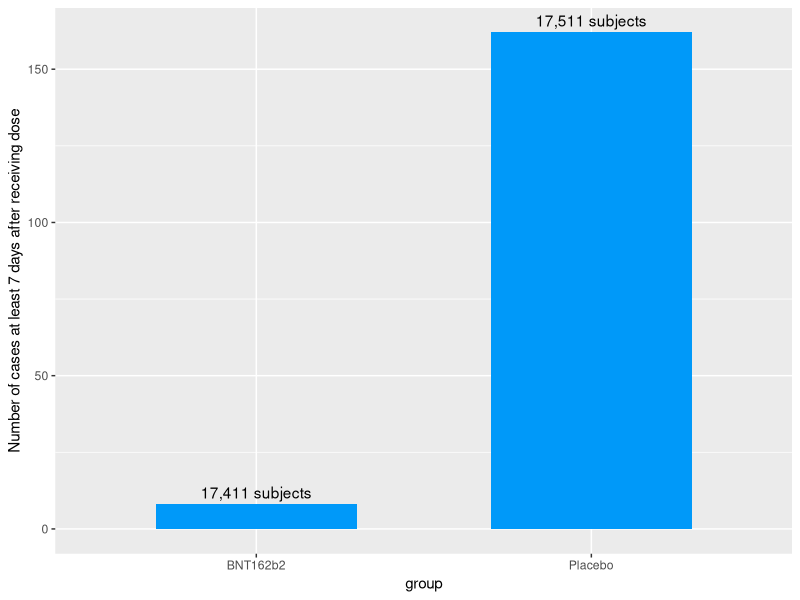
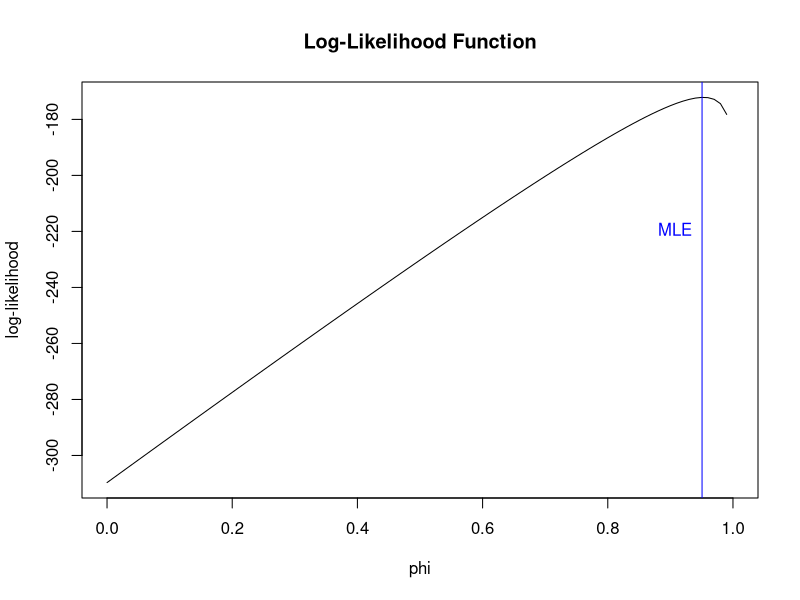
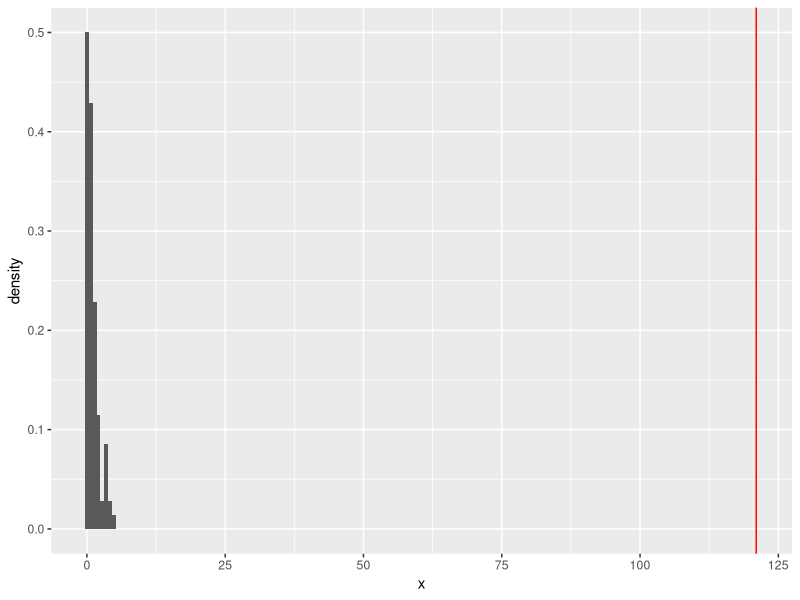
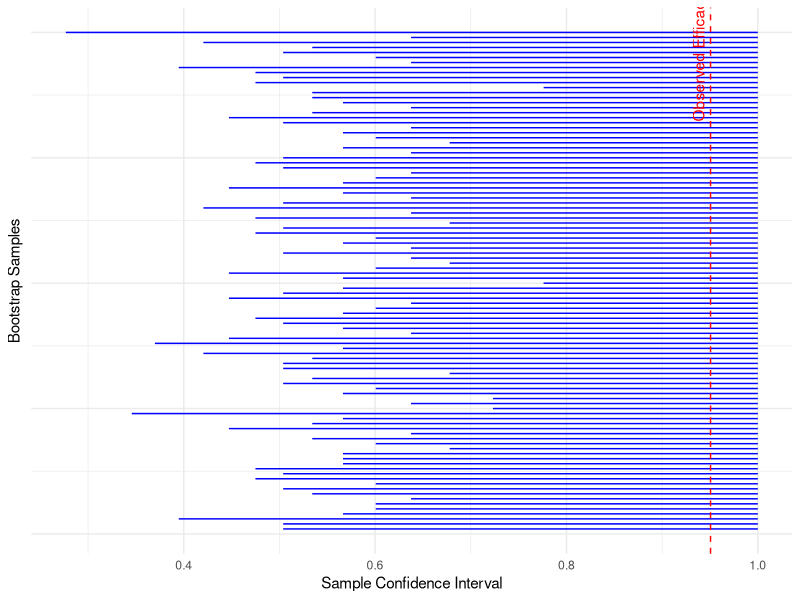
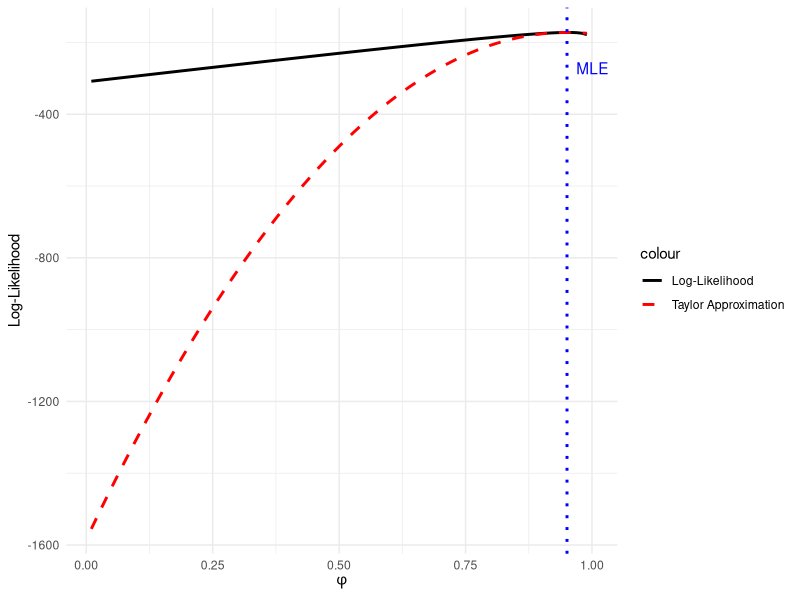
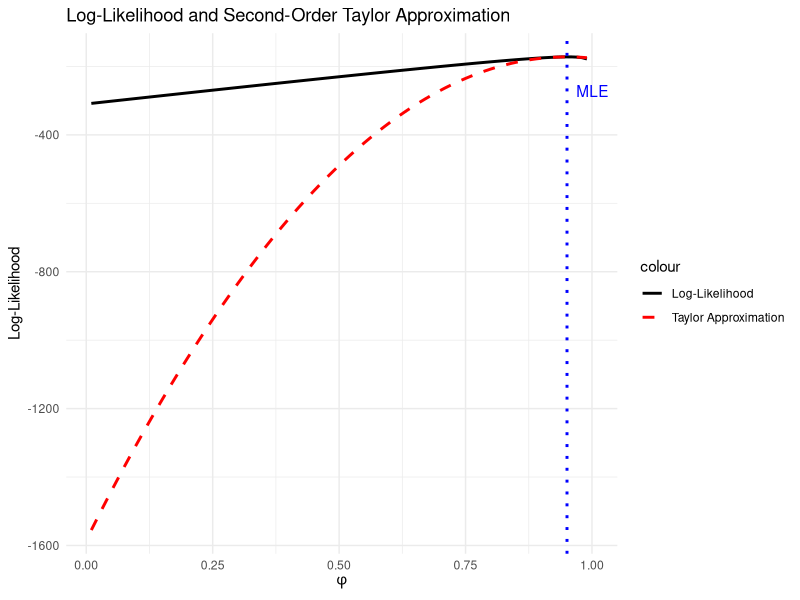
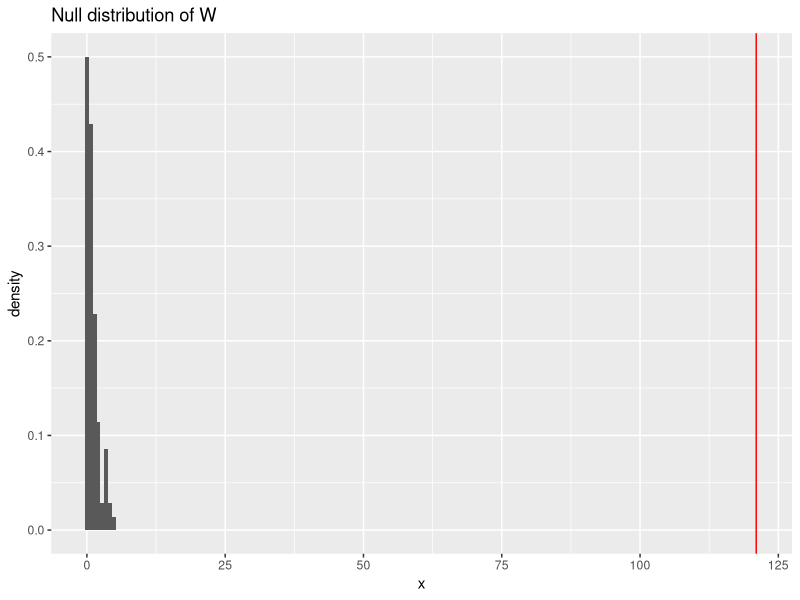
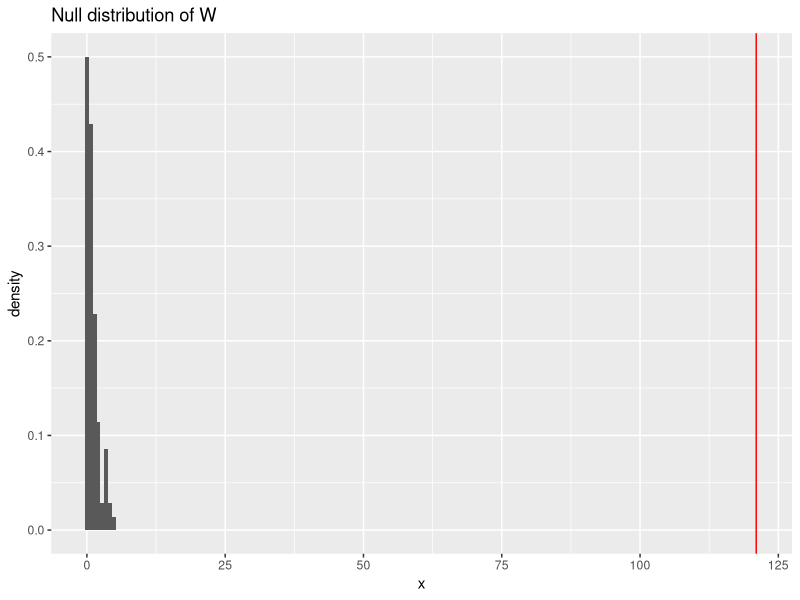

The R source for these figures, in order:
## ---- chunk 1
knitr::opts_chunk$set(echo = TRUE)
library(ggplot2)
library(tidyverse)
## ---- chunk 2
# Create a summary table
summary_table <- data.frame(
  Group = c("BioNTech-Pfizer", "Placebo"),
  `Number of Cases` = c(8, 162),
  `Total Subjects` = c(17411, 17511)
)

# Print table
knitr::kable(summary_table, caption = "COVID-19 Cases in BNT162b2 and Placebo Groups")
## ---- chunk 3
data = data.frame(
  group = c("BNT162b2", "Placebo"),
  num_cases = c(8, 162),
  count = c("17,411 subjects", "17,511 subjects")
)

ggplot(data, aes(x = group, y = num_cases)) + 
    geom_col(fill = "#0099f9", width = 0.6) +  labs(y= "Number of cases at least 7 days after receiving dose"
  ) + geom_text(aes(label = count), vjust=-0.5)
## ---- chunk 4
# Define the log-likelihood function
loglik.binom <- function(phi, x, n) {
  ifelse((phi < 0 | phi > 1), NA, log(choose(n, x)) + x * log(1 - phi) - n * (2 - phi))
}

# Example data
n <- 170
x <- 8

theta_0_mle_estimate <- (n-2*x)/(n-x)

phi_values <- seq(0, 1, by = 0.01)
log_likelihood_values <- sapply(phi_values, function(phi) loglik.binom(phi, x, n))

# plot of log likelihood function for phi
plot(phi_values, log_likelihood_values, type = "l",
     xlab = "phi", ylab = "log-likelihood", main = "Log-Likelihood Function")
abline(v = theta_0_mle_estimate, col = "blue")
text(x = theta_0_mle_estimate, y = max(-340:-220), labels = "MLE", pos = 2, col = "blue")

## ---- chunk 5
# Define parameters
set.seed(123)
B <- 100
obs_w = 121
psi_null = 0.3
n = 170
x = 8
null_wstar = numeric(B)

### probability of COVID with vaccine
cases_vaccine = (1-psi_null)/(2-psi_null)

### probability of COVID with no vaccine 
cases_placebo = 1-cases_vaccine

for(i in 1:B) {
  sample_boot <- sample(c(1, 0), size = n, replace = TRUE, prob = c(cases_vaccine, cases_placebo))
  xstar <- sum(sample_boot == 1)
  mle <- (n - 2 * xstar) / (n - xstar)
  loglik_mle <- log(choose(n, xstar)) + xstar*log(1 - mle) - n*log(2 - mle)
  loglik_null <- log(choose(n, xstar)) + xstar*log(1 - psi_null) - n*log(2 - psi_null)
  null_wstar[i] <- 2 * (loglik_mle - loglik_null)
}

# Visualize the null distribution of wstar
ggplot(data = data.frame(x = null_wstar),
       mapping = aes(x = x)) +
  geom_histogram(mapping = aes(y = after_stat(density)),
                 binwidth = 0.7) +
  geom_vline(xintercept = obs_w, color = "red")
## ---- chunk 6
# Define parameters
B <- 100
n <- 170
prob1 <- 8 / 170
prob2 <- 162 / 170
z <- qnorm(0.975)

# Initialize vectors to store bootstrap values and confidence intervals
boot_values <- numeric(B)
se_boot <- numeric(B)
lower_mom_boot <- numeric(B)
upper_mom_boot <- numeric(B)

# Perform bootstrap sampling
set.seed(123)  # For reproducibility
for (i in 1:B) {
  sample_boot <- sample(c(1, 0), size = n, replace = TRUE, prob = c(prob1, prob2))
  x <- length(which(sample_boot == 1))
  boot_values[i] <- (n - 2*x) / (n - x)
  se_boot[i] <- sd(sample_boot)  # Standard error for each bootstrap sample
  lower_mom_boot[i] <- boot_values[i] - z * se_boot[i]
  upper_mom_boot[i] <- pmin(boot_values[i] + z * se_boot[i],1)
}

# Create a dataframe for plotting
sample_summary <- data.frame(
  sample = 1:B,
  lower = lower_mom_boot,
  upper = upper_mom_boot,
  estimate = boot_values
)

# Calculate overall standard error for the estimator
se <- sd(boot_values)

# Calculate overall confidence interval for the estimator
psi_mom <- 154 / 162
lower_mom <- psi_mom - z * se
upper_mom <- psi_mom + z * se

# Plot the confidence intervals for the bootstrap samples
ggplot(data = sample_summary) +
  geom_segment(mapping = aes(x = lower, xend = upper, y = sample, yend = sample), color = "blue") +
  labs(x = "Sample Confidence Interval", y = "Bootstrap Samples") +
  theme_minimal() +
  theme(axis.text.y = element_blank(), axis.ticks.y = element_blank()) +
  geom_vline(xintercept = psi_mom, color = "red", linetype = "dashed") +
  annotate("text", x = psi_mom, y = B * 0.95, label = "Observed Efficacy", color = "red", angle = 90, vjust = -0.5)
## ---- chunk 7
# Define the second-order Taylor approximation function
taylor_approx <- function(phi, x, n, phi_hat) {
  loglik_prime <- n / (2 - phi_hat) - x / (1 - phi_hat)
  loglik_double_prime <- n / (2 - phi_hat)^2 - x / (1 - phi_hat)^2 
  return(loglik.binom(phi_hat, x, n) + loglik_prime * (phi - phi_hat) 
         + 0.5 * loglik_double_prime * (phi - phi_hat)^2)
}

phi_values <- seq(0.01, 0.99, by = 0.01)
# Compute the log-likelihood values and the second-order Taylor approximation
loglik_values <- loglik.binom(phi_values, 8, 170)
taylor_values <- taylor_approx(phi_values, 8, 170, theta_0_mle_estimate)

# Create a dataframe for plotting
df <- data.frame(phi = phi_values, loglik = loglik_values, taylor = taylor_values)

# Plot
ggplot(df, aes(phi)) +
  geom_line(aes(y = loglik, color = "Log-Likelihood"), size = 1) +
  geom_line(aes(y = taylor, color = "Taylor Approximation"), 
            linetype = "dashed", size = 1) +
  geom_vline(xintercept = theta_0_mle_estimate, color = "blue", 
             linetype = "dotted", size = 1) +
  labs(x = expression(phi),
       y = "Log-Likelihood") +
  scale_color_manual(values = c("black", "red"),
                     labels = c("Log-Likelihood", "Taylor Approximation")) +
  theme_minimal() +
  annotate("text", x = theta_0_mle_estimate + 0.05, 
           y = max(df$loglik, na.rm = TRUE) - 100, 
           label = "MLE", color = "blue")
## ---- chunk 8
# Define the second-order Taylor approximation function
taylor_approx <- function(phi, x, n, phi_hat) {
  loglik_prime <- n / (2 - phi_hat) - x / (1 - phi_hat)
  loglik_double_prime <- n / (2 - phi_hat)^2 - x / (1 - phi_hat)^2 
  return(loglik.binom(phi_hat, x, n) + loglik_prime * (phi - phi_hat) 
         + 0.5 * loglik_double_prime * (phi - phi_hat)^2)
}

phi_values <- seq(0.01, 0.99, by = 0.01)
# Compute the log-likelihood values and the second-order Taylor approximation
loglik_values <- loglik.binom(phi_values, 8, 170)
taylor_values <- taylor_approx(phi_values, 8, 170, theta_0_mle_estimate)

# Create a dataframe for plotting
df <- data.frame(phi = phi_values, loglik = loglik_values, taylor = taylor_values)

# Plot
ggplot(df, aes(phi)) +
  geom_line(aes(y = loglik, color = "Log-Likelihood"), size = 1) +
  geom_line(aes(y = taylor, color = "Taylor Approximation"), 
            linetype = "dashed", size = 1) +
  geom_vline(xintercept = theta_0_mle_estimate, color = "blue", 
             linetype = "dotted", size = 1) +
  labs(title = "Log-Likelihood and Second-Order Taylor Approximation",
       x = expression(phi),
       y = "Log-Likelihood") +
  scale_color_manual(values = c("black", "red"),
                     labels = c("Log-Likelihood", "Taylor Approximation")) +
  theme_minimal() +
  annotate("text", x = theta_0_mle_estimate + 0.05, 
           y = max(df$loglik, na.rm = TRUE) - 100, 
           label = "MLE", color = "blue")
## ---- chunk 9
# Define parameters
set.seed(123)
B <- 100
obs_w = 121
psi_null = 0.3
n = 170
x = 8
null_wstar = numeric(B)

### probability of COVID with vaccine
cases_vaccine = (1-psi_null)/(2-psi_null)

### probability of COVID with no vaccine 
cases_placebo = 1-cases_vaccine

for(i in 1:B) {
  sample_boot <- sample(c(1, 0), size = n, replace = TRUE, prob = c(cases_vaccine, cases_placebo))
  xstar <- sum(sample_boot == 1)
  mle <- (n - 2 * xstar) / (n - xstar)
  loglik_mle <- log(choose(n, xstar)) + xstar*log(1 - mle) - n*log(2 - mle)
  loglik_null <- log(choose(n, xstar)) + xstar*log(1 - psi_null) - n*log(2 - psi_null)
  null_wstar[i] <- 2 * (loglik_mle - loglik_null)
}

# Visualize the null distribution of wstar
ggplot(data = data.frame(x = null_wstar),
       mapping = aes(x = x)) +
  geom_histogram(mapping = aes(y = after_stat(density)),
                 binwidth = 0.7) +
  geom_vline(xintercept = obs_w, color = "red") +
  labs(title = "Null distribution of W")
## ---- chunk 10
# Define parameters
n = 170
x = 8
null = 0.3

# Calculate the mle value of psi
mle <- (170 - 2*8)/(170-8)

# Calculate the standard error of psi
se <- (1-mle)*(2-mle)/sqrt(8*(2-mle)^2 - 170*(1-mle)^2)

# Calculate confidence interval
z <- qnorm(0.975)
lower_mle <- mle - z*se
upper_mle <- mle + z*se

# The log likelihood function
L_mle <- choose(n ,x)*(1-mle)^x * (1/(2-mle))^n
L_null <- choose(n ,x)*(1-null)^x * (1/(2-null))^n

# Calculate the test statistic W
w <- 2*log(L_mle/L_null)

# Calculate the p-value
pvalue = pchisq(w, df=1, lower.tail = F)
## ---- chunk 11
# Define parameters
set.seed(123)
obs_w = 121
B <- 100
psi_null = 0.3
n = 170
x = 8
null_wstar = numeric(B)

### probability of COVID with vaccine
cases_vaccine = (1-psi_null)/(2-psi_null)

### probability of COVID with no vaccine 
cases_placebo = 1-cases_vaccine

for(i in 1:B) {
  sample_boot <- sample(c(1, 0), size = n, 
                        replace = TRUE, prob = c(cases_vaccine, cases_placebo))
  xstar <- sum(sample_boot == 1)
  mle <- (n - 2 * xstar) / (n - xstar)
  loglik_mle <- log(choose(n, xstar)) + xstar*log(1 - mle) - n*log(2 - mle)
  loglik_null <- log(choose(n, xstar)) + xstar*log(1 - psi_null) - n*log(2 - psi_null)
  null_wstar[i] <- 2 * (loglik_mle - loglik_null)
}

# Visualize the null distribution of wstar
ggplot(data = data.frame(x = null_wstar),
       mapping = aes(x = x)) +
  geom_histogram(mapping = aes(y = after_stat(density)),
                 binwidth = 0.7) +
  geom_vline(xintercept = obs_w, color = "red") +
  labs(title = "Null distribution of W")

# Calculate empirical P-value by simulation
pvalue <- mean(null_wstar >= obs_w)
## ---- chunk 12
# Define parameters
B <- 100
n <- 170
prob1 <- 8 / 170
prob2 <- 162 / 170
z <- qnorm(0.975)

# Initialize vectors to store bootstrap values and confidence intervals
boot_values <- numeric(B)
se_boot <- numeric(B)
lower_mom_boot <- numeric(B)
upper_mom_boot <- numeric(B)

# Perform bootstrap sampling
set.seed(123)
for (i in 1:B) {
  sample_boot <- sample(c(1, 0), size = n, 
                        replace = TRUE, prob = c(prob1, prob2))
  x <- length(which(sample_boot == 1))
  boot_values[i] <- (n - 2*x) / (n - x)
  se_boot[i] <- sd(sample_boot)  # Standard error for each bootstrap sample
  lower_mom_boot[i] <- boot_values[i] - z * se_boot[i]
  upper_mom_boot[i] <- pmin(boot_values[i] + z * se_boot[i],1)
}

# Calculate overall standard error for the estimator
se <- sd(boot_values)

# Calculate overall confidence interval for the estimator
psi_mom <- 154 / 162
lower_mom <- psi_mom - z * se
upper_mom <- psi_mom + z * se
## ---- chunk 13
# Create a dataframe for plotting
sample_summary <- data.frame(
  sample = 1:B,
  lower = lower_mom_boot,
  upper = upper_mom_boot,
  estimate = boot_values
)

# Plot the confidence intervals for the bootstrap samples
ggplot(data = sample_summary) +
  geom_segment(mapping = aes(x = lower, xend = upper, y = sample, yend = sample), 
               color = "blue") +
  labs(x = "Sample Confidence Interval", y = "Bootstrap Samples",
       title = "90% Confidence Interval for 100 Bootstrap Samples") +
  theme_minimal() +
  theme(axis.text.y = element_blank(), axis.ticks.y = element_blank()) +
  geom_vline(xintercept = psi_mom, color = "red", linetype = "dashed") +
  annotate("text", x = psi_mom, y = B * 0.95, label = "Observed Efficacy", 
           color = "red", angle = 90, vjust = -0.5)
## ---- chunk 14
# Calculate empirical p-value
set.seed(123)
B <- 100
psi_null = 0.3
n = 170
x = 8
### probability of COVID with vaccine
cases_vaccine = (1-psi_null)/(2-psi_null)
### probability of COVID with no vaccine 
cases_placebo = 1-cases_vaccine

for(i in 1:B) {
  sample_boot = sample(c(1, 0), size = n, replace = TRUE, 
                       prob = c(cases_vaccine, cases_placebo)) 
  x = length(which(sample_boot == 1))
  boot_values[i] = (n - 2 * x) / (n - x)
}

empirical_p_value <- mean(boot_values >= psi_mom)
